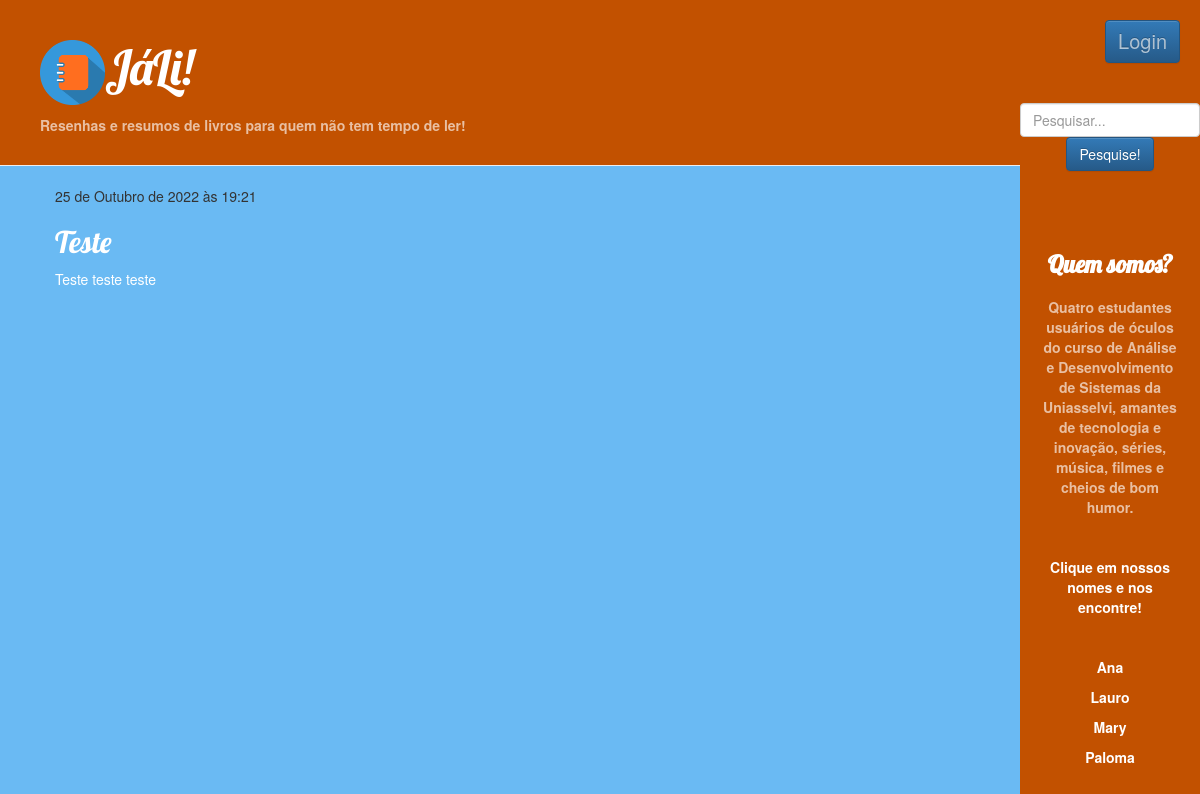
/resenha/3/, run on the app's committed database.
### home/models.py (models this page shows, shortened)
class Resenha(models.Model):
    autor = models.ForeignKey(settings.AUTH_USER_MODEL, on_delete=models.CASCADE)
    titulo = models.CharField(max_length=200)
    texto = models.TextField()
    data_criacao = models.DateTimeField(default=timezone.now)
    data_publicacao = models.DateTimeField(blank=True, null=True)

### home/views.py (the view)
# urls.py: path('resenha/<int:pk>/', views.detalhe_resenha, name='detalhe_resenha'),
def detalhe_resenha(request, pk):
    resenha = get_object_or_404(Resenha, pk=pk)
    return render(request, 'home/detalhe_resenha.html', {'resenha': resenha})

### home/templates/home/detalhe_resenha.html (shortened to what this page needs)
{% extends 'home/base.html' %}
{% block content %}
    <div class="resenha">
        {% if resenha.data_publicacao %}
            <div class="date">
                {{ resenha.data_publicacao }}
            </div>
        {% endif %}
        <h2>{{ resenha.titulo }}</h2>
        <p>{{ resenha.texto|linebreaksbr }}</p>
    </div>
{% endblock %}

### home/static/css/home.css (style rules this page uses)
body { background-color: rgb(106, 186, 243); }
h1, h2, h3, h4 { font-family: 'Lobster', cursive; }
.resenha { margin-bottom: 70px; }
.resenha h2, h2 a, .resenha h2 a:visited { color: #ffffff; }
.resenha p { color: #ffffff; }

### data on the page
Resenha: data_publicacao "25 de Outubro de 2022 às 19:21", titulo "Teste", texto "Teste teste teste"
